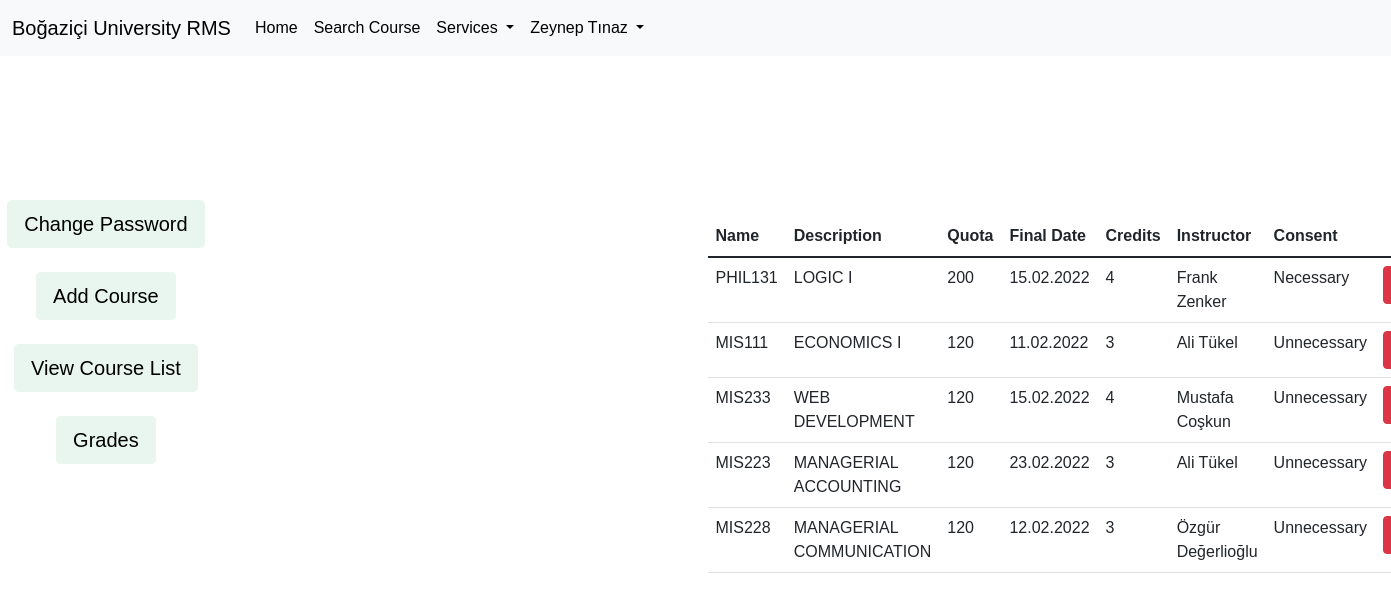
Screenshot of /view-course.php (signed in) with the database file from the repository.
### tables this page shows
CREATE TABLE `users` (
  `uid` int(11) NOT NULL,
  `fname` varchar(100) NOT NULL,
  `surname` varchar(100) NOT NULL,
  `uname` varchar(100) NOT NULL,
  `upass` varchar(100) NOT NULL,
  `utype` varchar(100) NOT NULL,
  `status` int(11) NOT NULL DEFAULT 1
);

CREATE TABLE `st_course` (
  `id` int(11) NOT NULL,
  `c_id` int(11) NOT NULL,
  `u_id` int(11) NOT NULL,
  `grade` varchar(250) NOT NULL
);

CREATE TABLE `courses` (
  `c_id` int(11) NOT NULL,
  `c_name` varchar(250) NOT NULL,
  `c_description` varchar(250) NOT NULL,
  `c_quota` int(11) NOT NULL,
  `c_final_date` date NOT NULL,
  `c_credits` int(11) NOT NULL,
  `inst_id` int(11) NOT NULL,
  `consent` tinyint(1) NOT NULL
);

### config.php (called while the page is built, shortened)
<?php
$db = new PDO("mysql:host=localhost;dbname=RMS;charset=utf8", "root", "");
if (isset($_SESSION['uname'])){
    $uname = $_SESSION["uname"];
    $user_search = $db->prepare("SELECT * FROM users WHERE uname = :uname");
    $user_search->execute([
        'uname' => $uname
    ]);
    $user_detail = $user_search->fetch(PDO::FETCH_ASSOC);
    function user_detail($column){
        global $user_detail;
        return $user_detail[$column];
    }
}

### view-course.php (the view, shortened to what this page needs)
<?php
include("config.php");
?>
<!doctype html>
<html lang="en">
<head>
    <link href="https://cdn.jsdelivr.net/npm/bootstrap@5.1.3/dist/css/bootstrap.min.css" rel="stylesheet">
    <link href="styles.css" rel="stylesheet">
</head>
<body>
<?php
    include("header.php");
?>
<div class="row">
    <div class="col-lg-6">
        <?php
            include("navbar.php");
        ?>
    </div>
    <div class="col-lg-6">
        <table class="table" style="margin-top: 10rem;">
            <thead>
                <tr>
                    <th>Name</th>
                    <th>Description</th>
                    <th>Quota</th>
                    <th>Final Date</th>
                    <th>Credits</th>
                    <th>Instructor</th>
                    <th>Consent</th>
                    <th></th>
                </tr>
            </thead>
            <tbody>
            <?php
                $courses_control = $db->prepare("SELECT * FROM st_course WHERE u_id = :u_id");
                $courses_control->execute([
                    'u_id' => user_detail('uid')
                ]);
                foreach ($courses_control as $course_row):
                    $course_search = $db->prepare("SELECT * FROM courses WHERE c_id = :c_id");
                    $course_search->execute([
                        'c_id' => $course_row['c_id']
                    ]);
                    $course = $course_search->fetch(PDO::FETCH_ASSOC);
            ?>
            <tr>
                <td><?=$course['c_name'] ?></td>
                <td><?=$course['c_description'] ?></td>
                <td><?=$course['c_quota'] ?></td>
                <td><?=date('d.m.Y', strtotime($course['c_final_date'])) ?></td>
                <td><?=$course['c_credits'] ?></td>
                <td>
                    <?php
                    $ins_control = $db->prepare("SELECT * FROM users WHERE uid = :uid");
                    $ins_control->execute([
                        'uid' => $course['inst_id']
                    ]);
                    if ($ins_control->rowCount()){
                        $ins_row = $ins_control->fetch(PDO::FETCH_ASSOC);
                        echo $ins_row['fname'] . " " . $ins_row['surname'];
                    }
                    ?>
                </td>
                <td><?=$course['consent'] == 1 ? "Necessary" : "Unnecessary" ?></td>
                <td>
                    <a href="view-course.php?c_id=<?=$course['c_id'] ?>" class="btn btn-danger text-white">Remove</a>
                </td>
            </tr>
            <?php
                endforeach;
            ?>
            </tbody>
        </table>
    </div>
</div>
</body>
</html>

### header.php (shortened to what this page needs)
<nav class="navbar navbar-expand-lg navbar-light bg-light">
    <div class="container-fluid">
        <a class="navbar-brand" href="index.php">Boğaziçi University RMS</a>
        <div class="collapse navbar-collapse" id="navbarSupportedContent">
            <ul class="navbar-nav me-auto mb-2 mb-lg-0">
                <li class="nav-item">
                    <a class="nav-link active" aria-current="page" href="#">Home</a>
                </li>
                <li class="nav-item">
                    <a class="nav-link" href="#">Search Course</a>
                </li>
                <li class="nav-item dropdown">
                    <a class="nav-link dropdown-toggle" href="#" id="navbarDropdown" role="button" data-bs-toggle="dropdown" aria-expanded="false">
                        Services
                    </a>
                </li>
                <li class="nav-item dropdown">
                    <a class="nav-link dropdown-toggle" href="#" id="navbarDropdown" role="button" data-bs-toggle="dropdown" aria-expanded="false">
                        <?=user_detail('fname') . " " . user_detail('surname') ?>
                    </a>
                </li>
            </ul>
        </div>
    </div>
</nav>

### styles.css (style rules this page uses)
a { text-decoration: none !important; color: black !important; }

### view-course.php (style rules this page uses)
a { text-decoration: none !important; color: black !important; }
body { font-family: "Poppins", sans-serif; height: 100vh; }
a { color: #92badd; display:inline-block; text-decoration: none; font-weight: 400; }
* { box-sizing: border-box; }

### rows the page displays
users: fname "Zeynep", surname "Tınaz"
st_course: c.c_name "PHIL131", c.c_description "LOGIC I", c.c_quota "200", c.c_final_date "15.02.2022", c.c_credits "4", users.fname "Frank", users.surname "Zenker", shows "Necessary"
st_course: c.c_name "MIS111", c.c_description "ECONOMICS I", c.c_quota "120", c.c_final_date "11.02.2022", c.c_credits "3", users.fname "Ali", users.surname "Tükel", shows "Unnecessary"
st_course: c.c_name "MIS233", c.c_description "WEB DEVELOPMENT", c.c_quota "120", c.c_final_date "15.02.2022", c.c_credits "4", users.fname "Mustafa", users.surname "Coşkun", shows "Unnecessary"
st_course: c.c_name "MIS223", c.c_description "MANAGERIAL ACCOUNTING", c.c_quota "120", c.c_final_date "23.02.2022", c.c_credits "3", users.fname "Ali", users.surname "Tükel", shows "Unnecessary"
st_course: c.c_name "MIS228", c.c_description "MANAGERIAL COMMUNICATION", c.c_quota "120", c.c_final_date "12.02.2022", c.c_credits "3", users.fname "Özgür", users.surname "Değerlioğlu", shows "Unnecessary"
